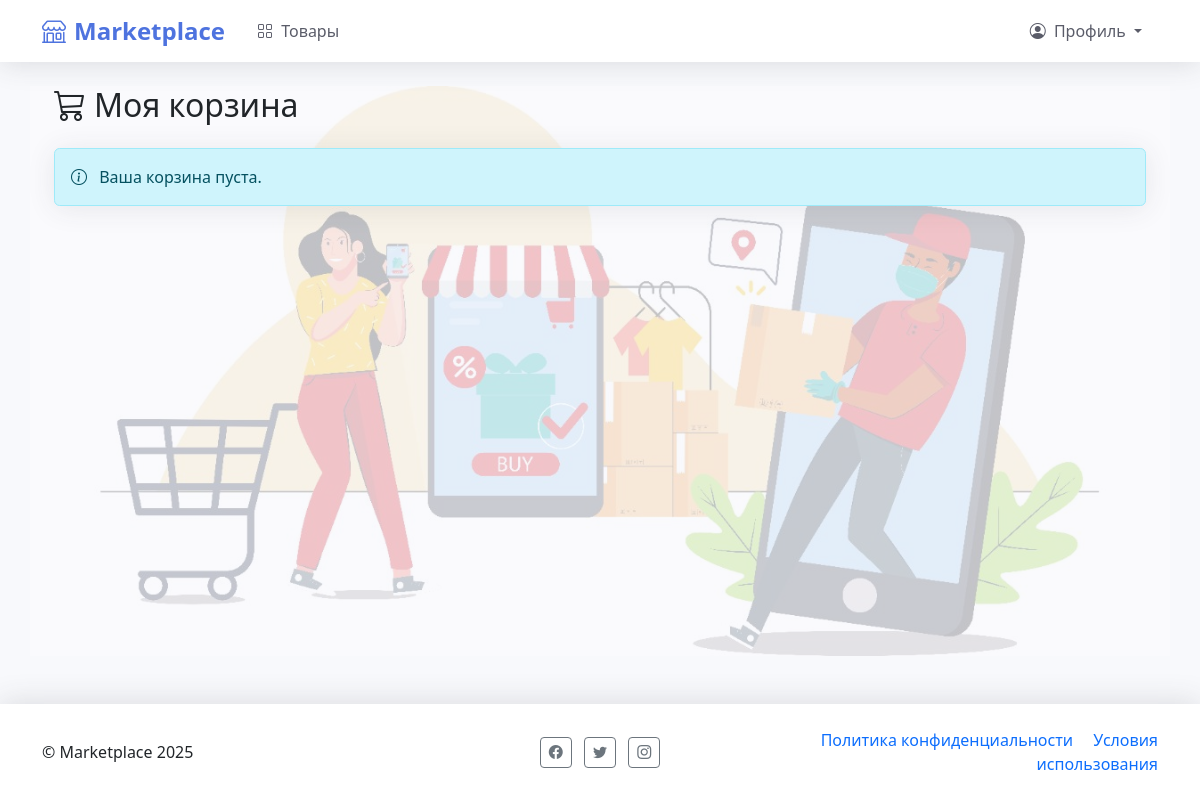
The app's page /cart/ (signed in), older data.
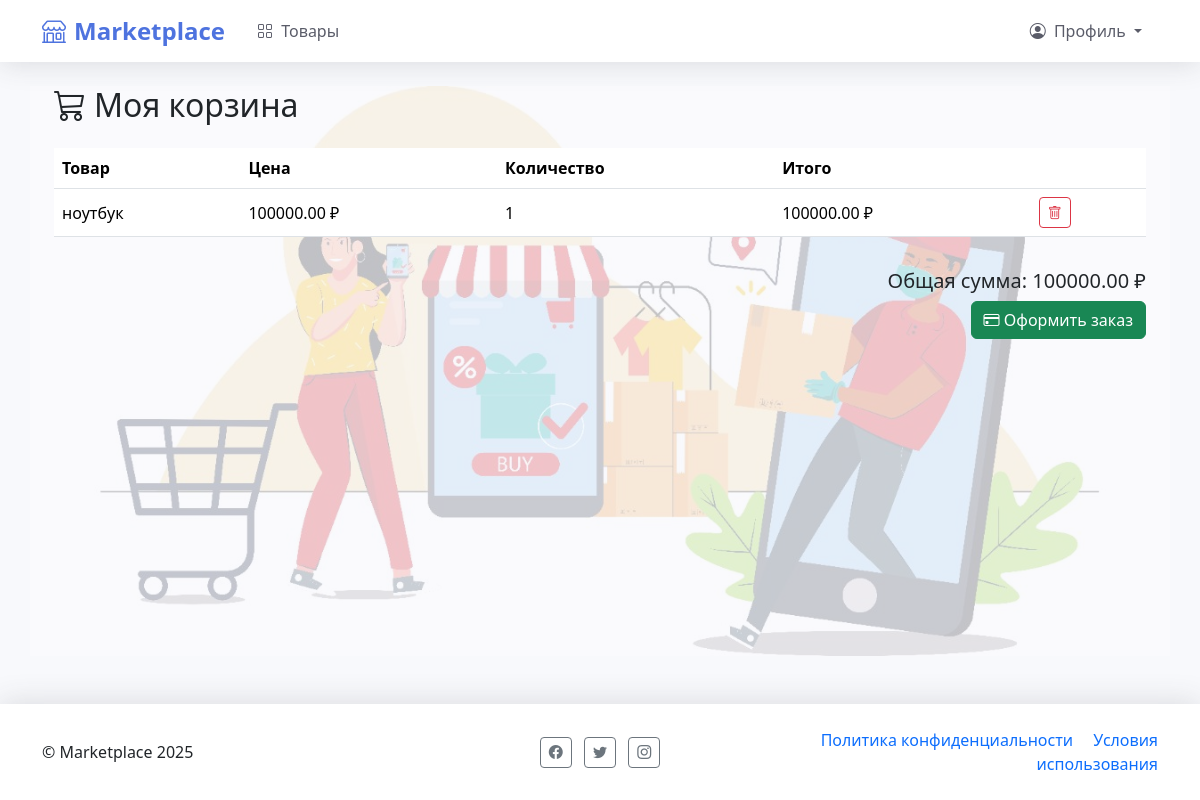
The same page, newer data.
### cart/models.py (models this page shows, shortened)
class CartItem(models.Model):
    cart = models.ForeignKey(Cart, on_delete=models.CASCADE, related_name='items')
    product = models.ForeignKey('core.Product', on_delete=models.CASCADE)  # Строковая ссылка
    quantity = models.PositiveIntegerField(default=1)
    added_at = models.DateTimeField(auto_now_add=True)
    class Meta:
        unique_together = ('cart', 'product')  # Один товар - одна позиция в корзине
    @property
    def total_price(self):
        return self.product.price * self.quantity

### core/models.py (models this page shows, shortened)
class Product(models.Model):
    seller = models.ForeignKey(User, on_delete=models.CASCADE)
    category = models.ForeignKey(Category, on_delete=models.SET_NULL, null=True)
    title = models.CharField(max_length=200)
    description = models.TextField()
    price = models.DecimalField(max_digits=10, decimal_places=2)
    image = models.ImageField(upload_to='products/')
    created_at = models.DateTimeField(auto_now_add=True)
    updated_at = models.DateTimeField(auto_now=True)
    is_active = models.BooleanField(default=True)

### cart/views.py (the view)
# urls.py: path('', views.cart_detail, name='detail'),
@login_required
def cart_detail(request):
    cart, created = Cart.objects.get_or_create(user=request.user)
    cart_items = cart.items.select_related('product')
    cart_total = sum(item.total_price for item in cart_items)
    return render(request, 'cart/cart_detail.html', {
        'cart': cart,
        'cart_items': cart_items,
        'cart_total': cart_total
    })

### cart/context_processors.py (called while the page is built)
def cart(request):
    if request.user.is_authenticated:
        cart, created = Cart.objects.get_or_create(user=request.user)
        return {'cart': cart}
    return {'cart': None}

### cart/templates/cart/cart_detail.html (shortened to what this page needs)
{% extends 'core/base.html' %}
{% block content %}
<div class="container">
    <h2 class="mb-4"><i class="bi bi-cart3 me-2"></i>Моя корзина</h2>
    {% if cart_items %}
    <div class="table-responsive">
        <table class="table align-middle">
            <thead>
                <tr>
                    <th>Товар</th>
                    <th>Цена</th>
                    <th>Количество</th>
                    <th>Итого</th>
                    <th></th>
                </tr>
            </thead>
            <tbody>
                {% for item in cart_items %}
                <tr>
                    <td>{{ item.product.title }}</td>
                    <td>{{ item.product.price }} ₽</td>
                    <td>{{ item.quantity }}</td>
                    <td>{{ item.total_price }} ₽</td>
                    <td>
                        <form method="post" action="{% url 'cart:remove' item.id %}">
                            <button class="btn btn-sm btn-outline-danger" type="submit">
                                <i class="bi bi-trash"></i>
                            </button>
                        </form>
                    </td>
                </tr>
                {% endfor %}
            </tbody>
        </table>
    </div>
    <div class="text-end mt-3">
        <h5>Общая сумма: {{ cart_total }} ₽</h5>
        <form method="post" action="{% url 'cart:checkout' %}">
            <button type="submit" class="btn btn-success">
                <i class="bi bi-credit-card"></i> Оформить заказ
            </button>
        </form>
    </div>
    {% else %}
    <div class="alert alert-info">
        <i class="bi bi-info-circle me-2"></i> Ваша корзина пуста.
    </div>
    {% endif %}
</div>
{% endblock %}

Row changes from the older to the newer data that the page shows:
added CartItem: product "ноутбук", product.price "100000.00", quantity "1", total_price "100000.00"
Text that changed along with them:
{{ cart_total }}: (not shown) → "100000.00"
text no longer shown: "Ваша корзина пуста."
text now shown: "Товар Цена Количество Итого Общая сумма: ₽ Оформить заказ"
